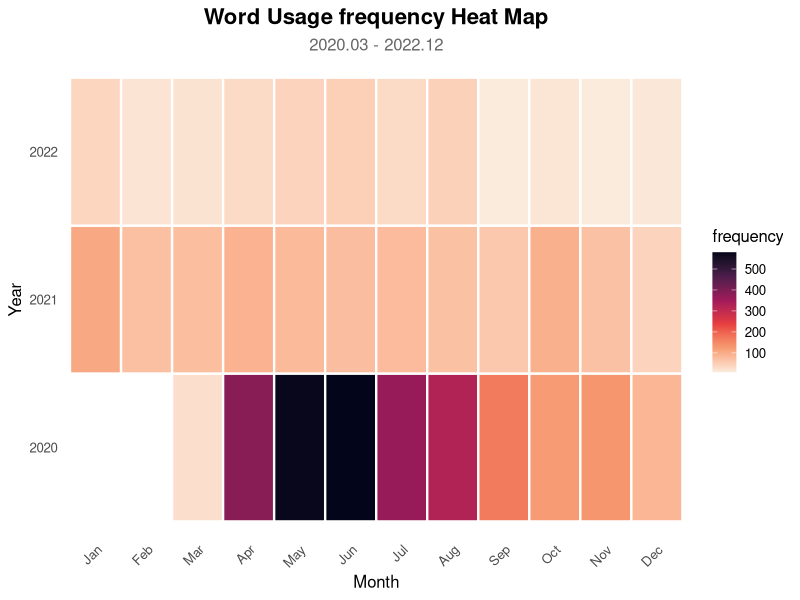

Here is the R script that generated this plot:
install.packages("tidyverse")
install.packages("lubridate")
install.packages("viridis")

library(tidyverse)
library(lubridate)
library(viridis)

word_usage_data <- data.frame(
  date = seq(as.Date("2020-03-01"), as.Date("2022-12-01"), by = "month"),
  count = c(27, 384, 574, 579, 363, 324, 168, 124, 131, 86, 106, 72, 
            73, 91, 80, 75, 78, 70, 60, 94, 69, 43, 40, 19, 20, 33, 
            44, 49, 33, 47, 9, 16, 9, 15),
  countries = c(7, 16, 18, 17, 18, 18, 16, 14, 15, 16, 14, 11, 13, 
                12, 9, 11, 9, 10, 11, 8, 10, 8, 8, 8, 8, 9, 11, 11, 
                10, 9, 5, 7, 4, 4)
)

word_usage_data <- word_usage_data %>%
  mutate(
    year = year(date),
    month = month(date, label = TRUE, abbr = TRUE),
    month_num = month(date)
  )

cat("数据摘要:\n")
summary(word_usage_data)

cat("\n数据前6行:\n")
head(word_usage_data)

write.csv(word_usage_data, "word_usage_complete_data.csv", row.names = FALSE)

cat("\n数据已保存为 'word_usage_complete_data.csv'\n")


ggplot(word_usage_data, aes(x = month, y = factor(year), fill = count)) +
  geom_tile(color = "white", size = 0.8) +
  scale_fill_viridis_c(name = "frequency", option = "F", direction = -1) +
  labs(
    title = "Word Usage frequency Heat Map",
    subtitle = "2020.03 - 2022.12",
    x = "Month",
    y = "Year"
  ) +
  theme_minimal(base_size = 12) +
  theme(
    plot.title = element_text(hjust = 0.5, face = "bold", size = 16),
    plot.subtitle = element_text(hjust = 0.5, color = "gray40"),
    axis.text.x = element_text(angle = 45, hjust = 1),
    panel.grid = element_blank()
  )
